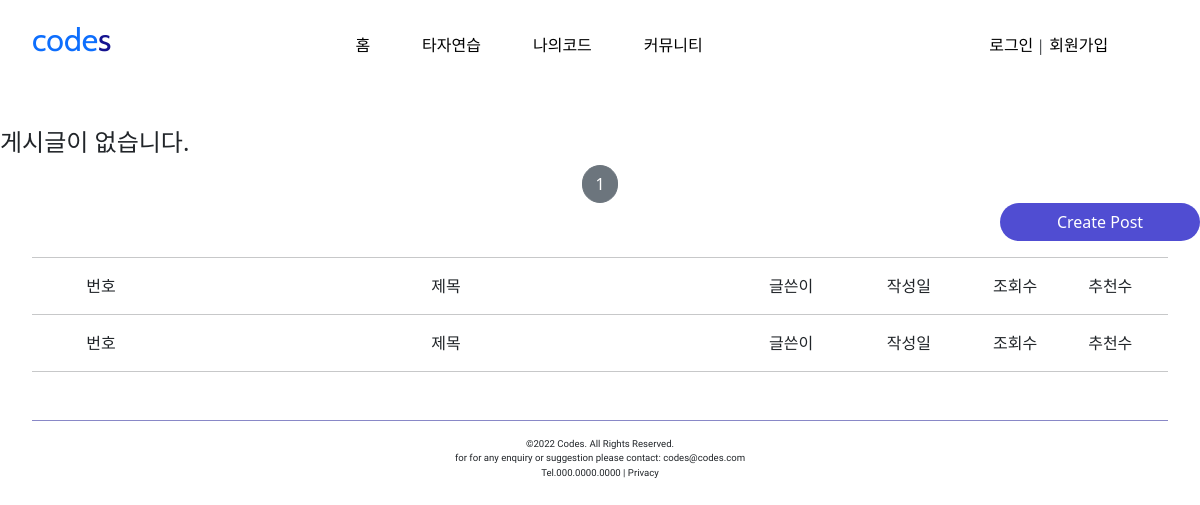
Page /post/list/ on the earlier database version.
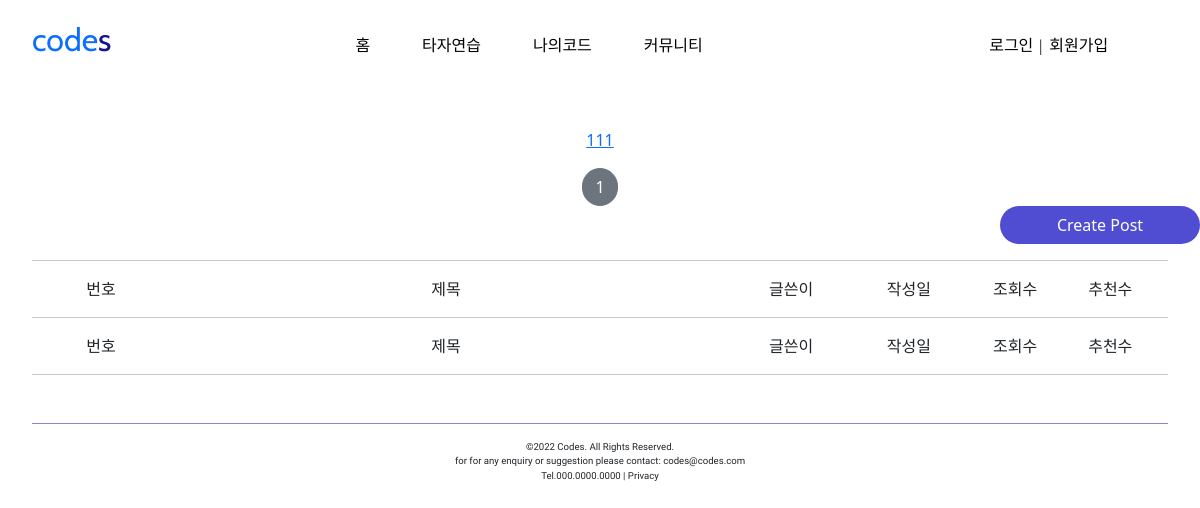
Same page on the later database version.
### postapp/models.py (models this page shows, shortened)
class Post(models.Model):
    post_id = models.AutoField(primary_key=True)
    post_title = models.CharField(max_length=256,null=False)
    image = models.ImageField(upload_to='post/', null=False)
    post_content = models.TextField(null=False)
    post_viewnum = models.IntegerField(default=0)
    like_num = models.IntegerField(default=0)
    post_wdate = models.DateTimeField(auto_now_add=True)
    post_mdate = models.DateTimeField(auto_now=True)
    writer = models.ForeignKey(User, on_delete=models.CASCADE, related_name='post', null=False)
    category = models.ForeignKey(PostCategory, on_delete=models.CASCADE, related_name='category', null=False)

### postapp/views.py (the view)
# urls.py: path('list/', PostListView.as_view(), name='list'),
class PostListView(ListView):
    model = Post
    context_object_name = 'post_list'
    template_name = 'postapp/list.html'
    paginate_by = 10

### postapp/templates/postapp/list.html
{% extends 'base.html' %}
{% block content %}
<div style="margin-top: 5rem">
    {% if post_list %}
    <div style="text-align: center">
    {% for list in post_list %}
        <a href="{% url 'postapp:detail' pk=list.pk %}">
            <p>
                {{ list.post_title }}
            </p>
        </a>
    {% endfor %}
    </div>
    {% else %}
    <div>
        <h4>게시글이 없습니다.</h4>
    </div>
    {% endif %}
    {% include 'snippets/pagination.html' with page_obj=page_obj %}
    <div style="text-align: right">
    <a href="{% url 'postapp:create' %}" class="btn text-white rounded-pill col-2 px-3" style="background-color: #504DD2;">
        Create Post
    </a>
    </div>
    <div style="margin-right: 2rem;margin-left: 2rem; text-align: center;padding:0%">
        <hr>
        <p>
        <div style="display:inline-block; width: 10%;height: auto">번호</div>
        <div style="display:inline-block; width: 50%;">제목</div>
        <div style="display:inline-block; width: 10%;">글쓴이</div>
        <div style="display:inline-block; width: 10%;">작성일</div>
        <div style="display:inline-block; width: 8%;">조회수</div>
        <div style="display:inline-block; width: 8%;">추천수</div>
        </p>
        <hr>
    </div>
    <div style="margin-right: 2rem;margin-left: 2rem; text-align: center;padding:0%">
    <p>
        <div style="display:inline-block; width: 10%;height: auto">번호</div>
        <div style="display:inline-block; width: 50%;">제목</div>
        <div style="display:inline-block; width: 10%;">글쓴이</div>
        <div style="display:inline-block; width: 10%;">작성일</div>
        <div style="display:inline-block; width: 8%;">조회수</div>
        <div style="display:inline-block; width: 8%;">추천수</div>
        </p>
        <hr>
    </div>
</div>
{% endblock %}

Differences in the rows shown:
added Post: post_title "111"
Other differences:
text no longer shown: "게시글이 없습니다."
